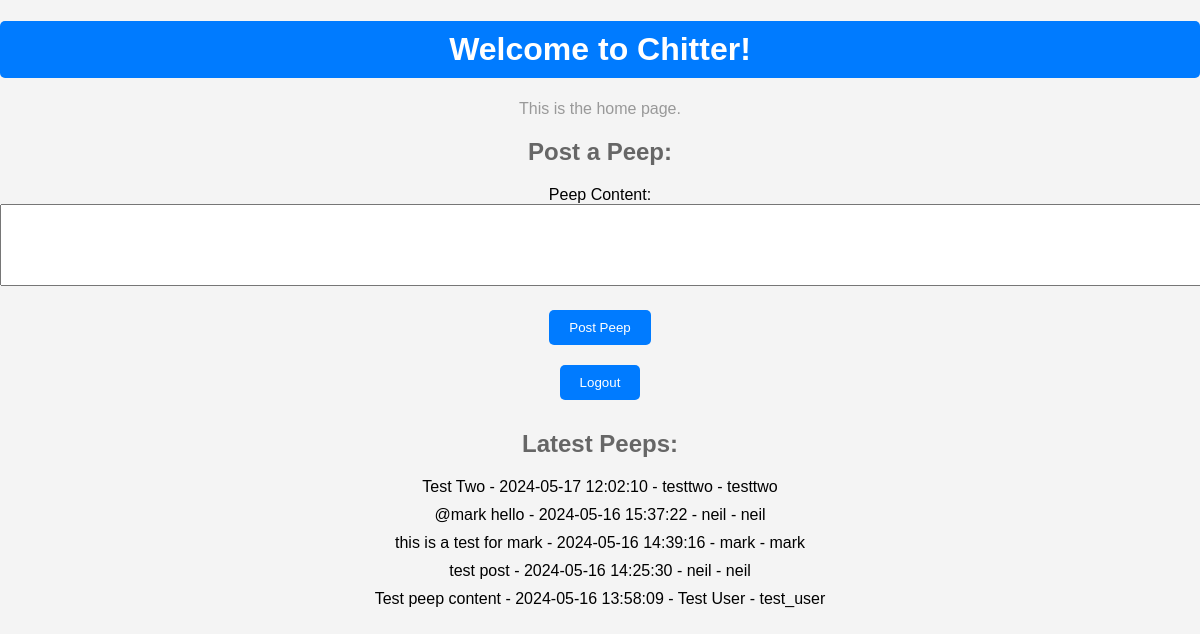
Before: /home (signed in) with the older database file.
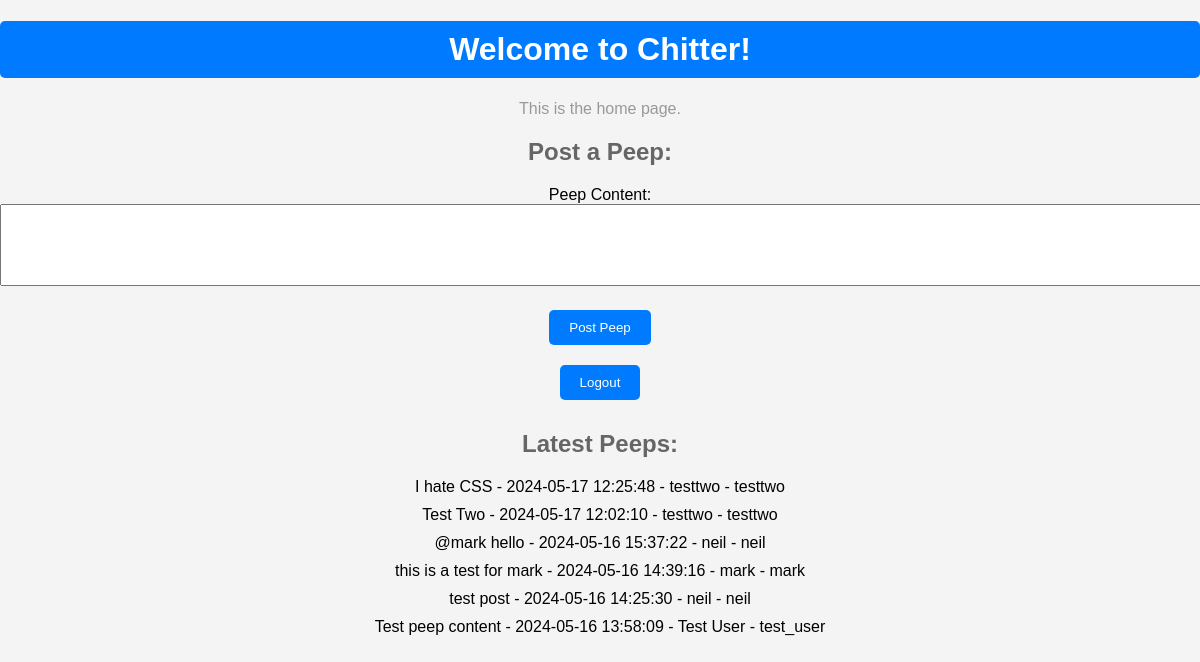
After: the same page with the newer database file.
### models.py (models this page shows)
class Peep(Model):
    user = ForeignKeyField(User, backref='peeps')
    content = TextField()
    timestamp = DateTimeField(default=datetime.datetime.now)
    class Meta:
        database = db

class User(Model):
    username = CharField(unique=True)
    email = CharField(unique=True)
    password = CharField()
    name = CharField()
    class Meta:
        database = db

### app.py (the view)
@app.route('/home')
def home():
    if 'username' not in session:
        print("User not logged in. Redirecting to login.")
        return redirect(url_for('login'))
    username = session['username']
    print(f"User {username} logged in. Rendering home page.")
    peeps = Peep.select().order_by(Peep.timestamp.desc())
    return render_template('home.html', username=username, peeps=peeps)

### templates/home.html (shortened to what this page needs)
<!DOCTYPE html>
<html lang="en">
  <head>
    <head>
      <link
        rel="stylesheet"
        href="{{ url_for('static', filename='styles.css') }}"
      />
    </head>
  </head>
  <body>
    <div class="container-centred">
      <h1>Welcome to Chitter!</h1>
      <p>This is the home page.</p>
      <h2>Post a Peep:</h2>
      <form action="{{ url_for('post_peep') }}" method="post">
        <label for="peep_content">Peep Content:</label><br />
        <textarea
          id="peep_content"
          name="peep_content"
          rows="4"
          cols="50"
          required
        ></textarea
        ><br />
        <button type="submit">Post Peep</button>
      </form>
      <form action="{{ url_for('logout') }}" method="post">
        <button type="submit">Logout</button>
      </form>
      <h2>Latest Peeps:</h2>
      <ul>
        {% for peep in peeps %}
        <li>
          {{ peep.content }} - {{ peep.timestamp.strftime('%Y-%m-%d %H:%M:%S')
          }} - {{ peep.user.name }} - {{ peep.user.username}}
        </li>
        {% endfor %}
      </ul>
    </div>
  </body>
</html>

### static/styles.css (style rules this page uses)
body { font-family: Arial, sans-serif; margin: 0; padding: 0; background-color: #f4f4f4; }
.container-centred { align-content: center; text-align: center; justify-content: center; }
h1 { color: #333; background-color: #007bff; padding: 10px 20px; color: #fff; border-radius: 5px; }
h2 { color: #666; }
p { color: #999; }
textarea { width: 100%; padding: 10px; margin-bottom: 10px; }
button { padding: 10px 20px; background-color: #007bff; color: #fff; border: none; cursor: pointer; border-radius: 5px; margin: 10px; }
ul { list-style-type: none; padding: 0; }
li { margin-bottom: 10px; }

Changed rows visible on the page:
added Peep: content "I hate CSS", timestamp "2024-05-17 12:25:48", user.name "testtwo", user.username "testtwo"
